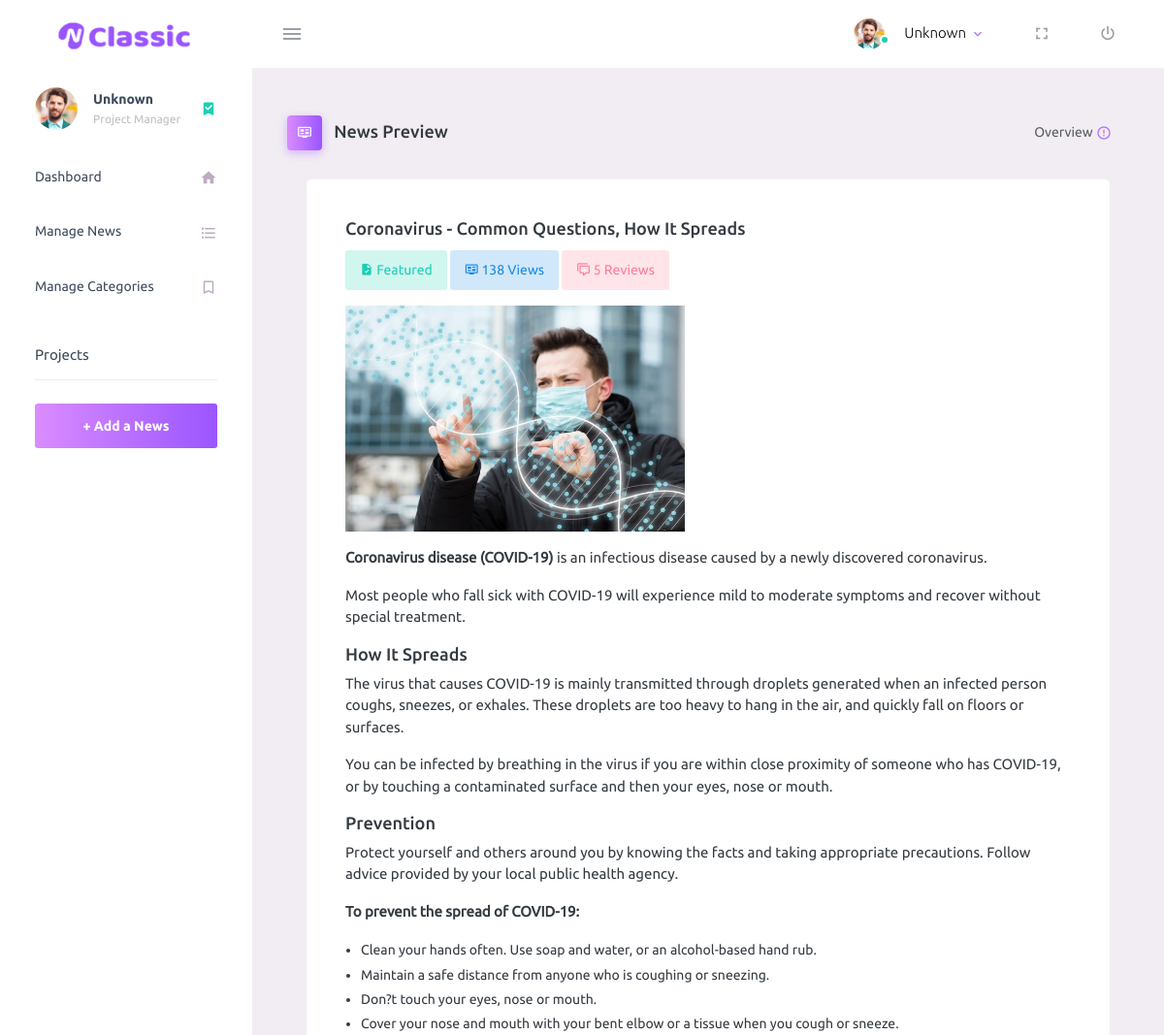
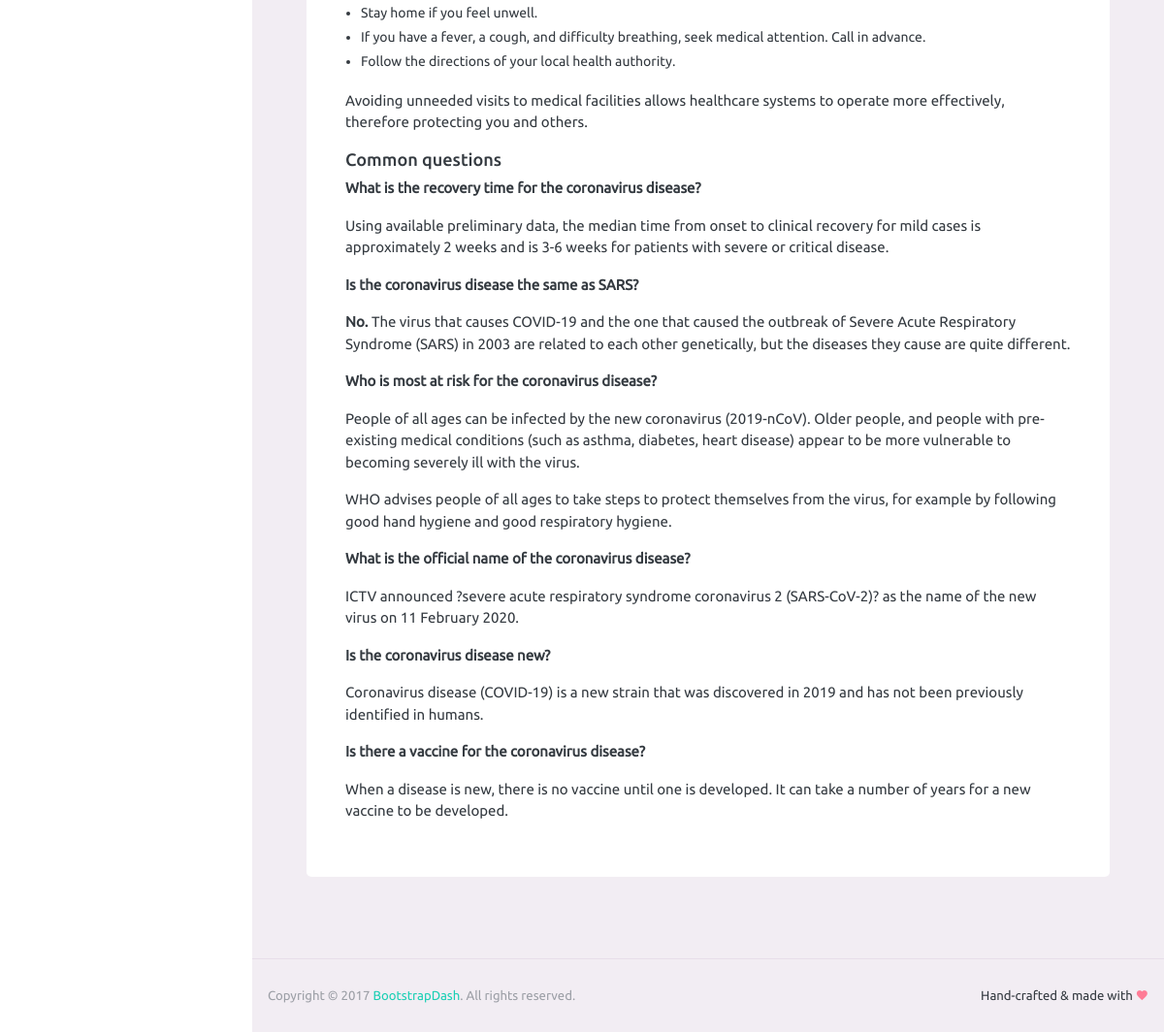
The page /preview-news.php?action=preview&news=1 (signed in) on the database its author committed (2 pictures, top to bottom).
### tables this page shows
CREATE TABLE tbl_news (
  id int(11) NOT NULL AUTO_INCREMENT,
  isBreaking int(1) DEFAULT 0,
  isTrending int(1) DEFAULT 0,
  featured int(1) DEFAULT 0,
  news_title varchar(500) DEFAULT NULL,
  news_cat varchar(100) DEFAULT NULL,
  news_description text NOT NULL,
  news_cover_img varchar(255) NOT NULL,
  total_review int(11) NOT NULL DEFAULT 0,
  news_views int(11) NOT NULL DEFAULT 0,
  status int(1) NOT NULL DEFAULT 1,
  published_on datetime DEFAULT NULL,
  PRIMARY KEY (id)
);

### db.php (called while the page is built, shortened)
<?php
    class DB {
        protected static $connection;
        public function connect() {
            if(!isset(self::$connection)) {
                $config = parse_ini_file('config.ini');
                self::$connection = new mysqli('localhost',$config['username'],$config['password'],$config['dbname']);
            }
            return self::$connection;
        }
        public function query($query) {
            $connection = $this -> connect();
            $result = $connection -> query($query);
            return $result;
        }
        public function select($query) {
            $rows = array();
            $result = $this -> query($query);
            while ($row = $result -> fetch_assoc()) {
                $rows[] = $row;
            }
            return $rows;
        }
    }
?>

### preview-news.php (the view, shortened to what this page needs)
<?php
require_once('db.php');
$DB = new DB;
$_imgDefault="abc.jpg";
$_newsTitle="";
$_newsDetails="";
$_isFeatured=0;
$_view=0;
$_review=0;
if (isset($_GET['action']) && $_GET['action']=="preview") {
	$query = "SELECT * FROM tbl_news WHERE id ='".trim($_GET['news'])."'" or die("SELECT Error: ".mysql_error());
	$get_cat = $DB->select($query);
	if(count($get_cat) > 0){
		$_newsTitle = $get_cat[0]['news_title'];
		$_newsDetails = $get_cat[0]['news_description'];
		$_imgDefault = $get_cat[0]['news_cover_img'];
		$_isFeatured = $get_cat[0]['featured'];
		$_view = $get_cat[0]['news_views'];
		$_review = $get_cat[0]['total_review'];
	}
}
?>
<!DOCTYPE html>
<html lang="en">
  <head>
    <link rel="stylesheet" href="assets/vendors/mdi/css/materialdesignicons.min.css">
    <link rel="stylesheet" href="assets/vendors/css/vendor.bundle.base.css">
	<link href="https://cdn.jsdelivr.net/npm/summernote@0.8.16/dist/summernote.min.css" rel="stylesheet">
    <link rel="stylesheet" href="assets/css/style.css">
	<link rel="stylesheet" href="assets/vendors/multiselect/css/bootstrap-multiselect.css">
	<link rel="stylesheet" href="assets/vendors/dropify/css/dropify.min.css">
  </head>
  <body>
    <div class="container-scroller">
      <nav class="navbar default-layout-navbar col-lg-12 col-12 p-0 fixed-top d-flex flex-row">
        <div class="text-center navbar-brand-wrapper d-flex align-items-center justify-content-center">
          <a class="navbar-brand brand-logo" href="admin-dash.php"><img src="assets/images/logo.png" alt="logo" /></a>
        </div>
        <div class="navbar-menu-wrapper d-flex align-items-stretch">
          <button class="navbar-toggler navbar-toggler align-self-center" type="button" data-toggle="minimize">
            <span class="mdi mdi-menu"></span>
          </button>
          <ul class="navbar-nav navbar-nav-right">
            <li class="nav-item nav-profile dropdown">
              <a class="nav-link dropdown-toggle" id="profileDropdown" href="#" data-toggle="dropdown" aria-expanded="false">
                <div class="nav-profile-img">
                  <img src="assets/images/faces/face1.jpg" alt="image">
                  <span class="availability-status online"></span>
                </div>
                <div class="nav-profile-text">
                  <p class="mb-1 text-black"><?=$_SESSION['usrFullName']?></p>
                </div>
              </a>
            </li>
            <li class="nav-item d-none d-lg-block full-screen-link">
              <a class="nav-link">
                <i class="mdi mdi-fullscreen" id="fullscreen-button"></i>
              </a>
            </li>
            <li class="nav-item nav-logout d-none d-lg-block">
              <a class="nav-link" href="logout.php">
                <i class="mdi mdi-power"></i>
              </a>
            </li>
          </ul>
        </div>
      </nav>
      <div class="container-fluid page-body-wrapper">
        <nav class="sidebar sidebar-offcanvas" id="sidebar">
          <ul class="nav">
            <li class="nav-item nav-profile">
              <a href="#" class="nav-link">
                <div class="nav-profile-image">
                  <img src="assets/images/faces/face1.jpg" alt="profile">
                </div>
                <div class="nav-profile-text d-flex flex-column">
                  <span class="font-weight-bold mb-2"><?=$_SESSION['usrFullName']?></span>
                  <span class="text-secondary text-small">Project Manager</span>
                </div>
                <i class="mdi mdi-bookmark-check text-success nav-profile-badge"></i>
              </a>
            </li>
            <li class="nav-item">
              <a class="nav-link" href="admin-dash.php">
                <span class="menu-title">Dashboard</span>
                <i class="mdi mdi-home menu-icon"></i>
              </a>
            <li class="nav-item">
              <a class="nav-link" href="news.php">
                <span class="menu-title">Manage News</span>
                <i class="mdi mdi-format-list-bulleted menu-icon"></i>
              </a>
            </li>
            </li>
            <li class="nav-item">
              <a class="nav-link" href="categories.php">
                <span class="menu-title">Manage Categories</span>
                <i class="mdi mdi-bookmark-outline menu-icon"></i>
              </a>
            </li>
            <li class="nav-item sidebar-actions">
              <span class="nav-link">
                <div class="border-bottom">
                  <h6 class="font-weight-normal mb-3">Projects</h6>
                </div>
                <a class="btn btn-block btn-lg btn-gradient-primary mt-4" style="color: #fff" href="add-news.php">+ Add a News</a>
              </span>
            </li>
          </ul>
        </nav>
        <div class="main-panel">
          <div class="content-wrapper">
			              <div class="page-header">
              <h3 class="page-title">
                <span class="page-title-icon bg-gradient-primary text-white mr-2">
                  <i class="mdi mdi mdi-television-guide"></i>
                </span> News Preview </h3>
              <nav aria-label="breadcrumb">
                <ul class="breadcrumb">
                  <li class="breadcrumb-item active" aria-current="page">
                    <span></span>Overview <i class="mdi mdi-alert-circle-outline icon-sm text-primary align-middle"></i>
                  </li>
                </ul>
              </nav>
            </div>
			    <div class="col-12 grid-margin stretch-card">
                <div class="card">
                  <div class="card-body">
                    <h4 class="card-title"><?=$_newsTitle;?></h4>
					  <p><?php
						  if($_isFeatured){
							  echo '<button type="button" class="btn-sm btn-inverse-success btn-icon-text">
                            <i class="mdi mdi-file-check btn-icon-prepend"></i> Featured </button>';
						  }
						  ?>
						  <button type="button" class="btn-sm btn-inverse-info btn-icon-text btn-icon-prepend">
                            <i class="mdi mdi-television-guide"></i> <?=$_view;?> Views </button>
					    <button type="button" class="btn-sm btn-inverse-danger btn-icon-text">
                            <i class="mdi mdi mdi-comment-multiple-outline btn-icon-prepend"></i> <?=$_review;?> Reviews </button>
                    </p>
					  <p><img src="images/<?=$_imgDefault;?>" title="<?=$_newsTitle;?>" width="350">  </p>
               		<?=$_newsDetails;?>
                  </div>
                </div>
              </div>
			</div>
          <footer class="footer">
            <div class="d-sm-flex justify-content-center justify-content-sm-between">
              <span class="text-muted text-center text-sm-left d-block d-sm-inline-block">Copyright © 2017 <a href="https://www.bootstrapdash.com/" target="_blank">BootstrapDash</a>. All rights reserved.</span>
              <span class="float-none float-sm-right d-block mt-1 mt-sm-0 text-center">Hand-crafted & made with <i class="mdi mdi-heart text-danger"></i></span>
            </div>
          </footer>
        </div>
      </div>
    </div>
  </body>
</html>

### rows shown on the page
tbl_news: news_title "Coronavirus - Common Questions, How It Spreads", news_views "138", total_review "5", news_cover_img (picture), news_description "Coronavirus disease (COVID-19) is an infectious disease caused by a newly discovered coronavirus. Most people who fall sick with COVID-19 will experience mild to moderate symptoms and recover without special treatment. How It Spreads The virus that causes COVID-19 is mainly transmitted through droplets generated when an infected person coughs, sneezes, or exhales. These droplets are too heavy to hang in the air, and quickly fall on floors or surfaces. You can be infected by breathing in the virus if you are within close proximity of someone who has COVID-19, or by touching a contaminated surface and then your eyes, nose or mouth. Prevention Protect yourself and others around you by knowing…"

### other values the page prints
$_SESSION['usrFullName'] "Unknown"
